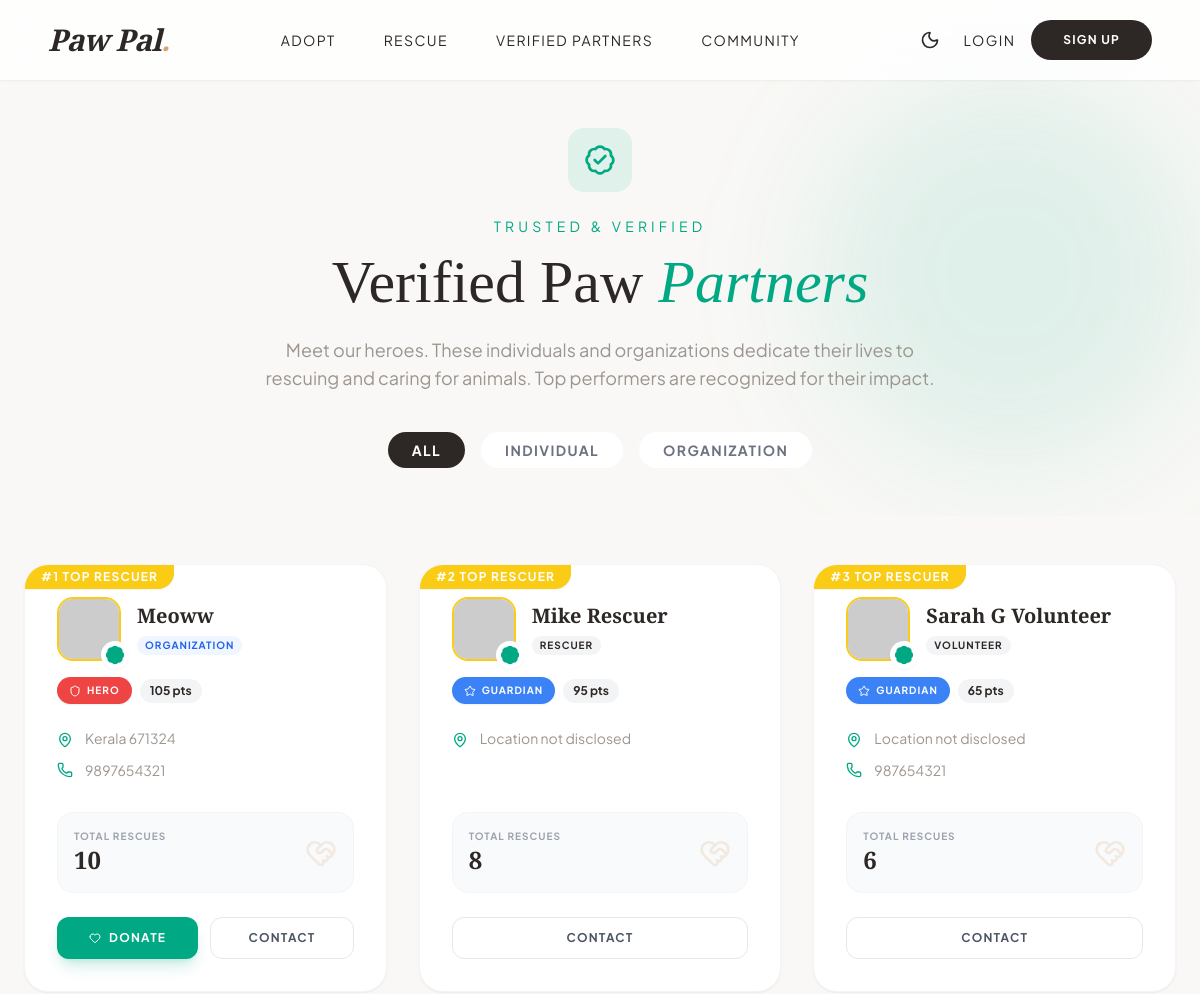
The app's page /centers.php (upper part), older data.
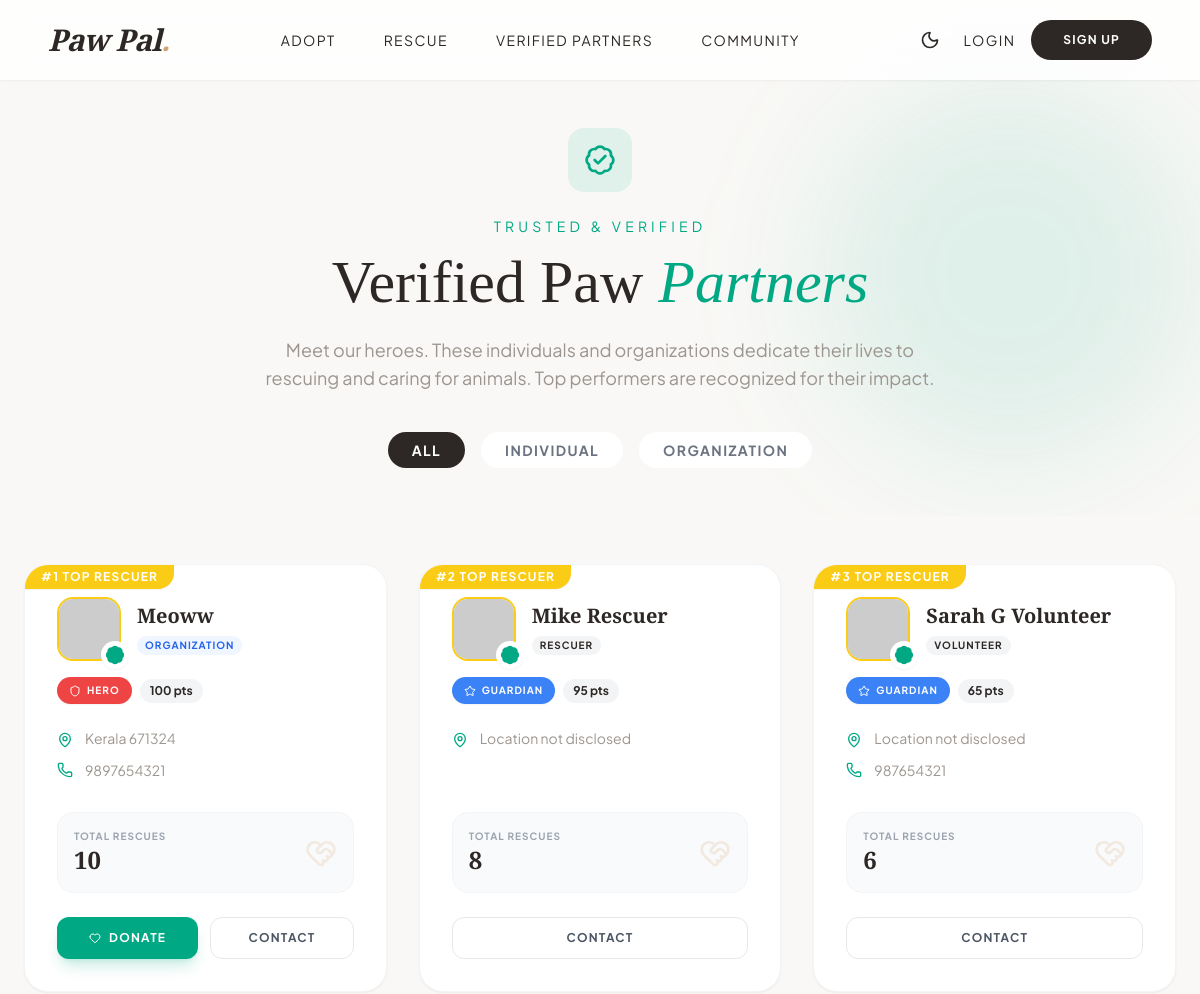
The same page, newer data.
### tables this page shows
CREATE TABLE `users` (
  `id` int(11) NOT NULL,
  `username` varchar(50) NOT NULL,
  `email` varchar(100) NOT NULL,
  `password` varchar(255) NOT NULL,
  `phone` varchar(20) DEFAULT NULL,
  `address` text DEFAULT NULL,
  `role` enum('user','admin','volunteer','rescuer','organization') DEFAULT 'user',
  `is_verified` tinyint(1) DEFAULT 0,
  `created_at` timestamp NOT NULL DEFAULT current_timestamp(),
  `gender` varchar(20) DEFAULT NULL,
  `dob` date DEFAULT NULL,
  `profile_image` varchar(255) DEFAULT NULL,
  `lives_saved` int(11) DEFAULT 0,
  `organization_name` varchar(150) DEFAULT NULL,
  `reset_token` varchar(255) DEFAULT NULL,
  `reset_expiry` datetime DEFAULT NULL
);

### includes/pagination.php (called while the page is built, shortened)
<?php
function getPaginationData($totalItems, $perPage = 9, $currentPage = 1)
{
    $totalPages = max(1, ceil($totalItems / $perPage));
    $currentPage = max(1, min($currentPage, $totalPages));
    $offset = ($currentPage - 1) * $perPage;
    return [
        'totalPages' => $totalPages,
        'offset' => $offset,
        'currentPage' => $currentPage,
        'perPage' => $perPage,
        'totalItems' => $totalItems
    ];
}
?>

### centers.php (the view, shortened to what the changed rows need)
<?php
include 'config.php';
include_once 'includes/pagination.php';
$sql = "SELECT *,
    CASE
        WHEN role = 'organization' THEN 'Organization'
        ELSE 'Individual'
    END AS effective_type
    FROM users WHERE is_verified = 1 AND role != 'admin'";
$sql .= " ORDER BY lives_saved DESC";
$countSql2 = "SELECT COUNT(*) as total FROM users WHERE is_verified = 1 AND role != 'admin'";
$totalItems = $conn->query($countSql2)->fetch_assoc()['total'];
$currentPage = isset($_GET['page']) ? (int) $_GET['page'] : 1;
$pagination = getPaginationData($totalItems, 9, $currentPage);
$sql .= " LIMIT {$pagination['perPage']} OFFSET {$pagination['offset']}";
$centers = $conn->query($sql);
function calculatePawScore($conn, $userId, $livesSaved)
{
    $score = 0;
    $score += $livesSaved * 10;
    $rescuesDone = $conn->query("SELECT COUNT(*) as cnt FROM rescue_reports WHERE assigned_to = $userId AND status IN ('Rescued','Closed')");
    if ($rescuesDone) {
        $row = $rescuesDone->fetch_assoc();
        $score += ($row['cnt'] ?? 0) * 15;
    }
    $reportsFiled = $conn->query("SELECT COUNT(*) as cnt FROM rescue_reports WHERE reporter_id = $userId");
    if ($reportsFiled) {
        $row = $reportsFiled->fetch_assoc();
        $score += ($row['cnt'] ?? 0) * 5;
    }
    $petsListed = $conn->query("SELECT COUNT(*) as cnt FROM pets WHERE added_by = $userId");
    if ($petsListed) {
        $row = $petsListed->fetch_assoc();
        $score += ($row['cnt'] ?? 0) * 5;
    }
    $blogs = $conn->query("SELECT COUNT(*) as cnt FROM blogs WHERE author_id = $userId AND status='approved'");
    if ($blogs) {
        $row = $blogs->fetch_assoc();
        $score += ($row['cnt'] ?? 0) * 3;
    }
    return $score;
}
function getBadgeInfo($score)
{
    if ($score >= 100)
        return ['title' => 'Hero', 'color' => 'bg-red-500 text-white', 'icon' => 'shield'];
    if ($score >= 50)
        return ['title' => 'Guardian', 'color' => 'bg-blue-500 text-white', 'icon' => 'star'];
    if ($score >= 20)
        return ['title' => 'Rising Star', 'color' => 'bg-green-500 text-white', 'icon' => 'trending-up'];
    return ['title' => 'Newcomer', 'color' => 'bg-gray-400 text-white', 'icon' => 'sparkles'];
}
include 'includes/header.php';
?>
<section class="pt-32 pb-12 px-6 relative overflow-hidden bg-paw-bg/30">
    <div class="max-w-4xl mx-auto text-center relative z-10">
        <h1 class="font-serif text-5xl md:text-6xl text-paw-dark mb-6">
            Verified Paw <span class="italic text-paw-verified">Partners</span>
        </h1>
    </div>
</section>
<section class="py-12 px-6">
    <div class="max-w-7xl mx-auto">
        <div class="grid md:grid-cols-2 lg:grid-cols-3 gap-8">
            <?php
            $rank = $pagination['offset'] + 1;
            while ($center = $centers->fetch_assoc()):
                $isTop3 = $rank <= 3;
                $pawScore = calculatePawScore($conn, $center['id'], $center['lives_saved']);
                $badge = getBadgeInfo($pawScore);
                $displayName = !empty($center['organization_name']) ? $center['organization_name'] : $center['username'];
                $effectiveType = $center['effective_type'] ?? 'Individual';
                ?>
                <div
                    class="bg-white rounded-3xl p-8 shadow-sm hover:shadow-xl transition-all duration-300 border border-gray-100 relative overflow-hidden group flex flex-col">
                    <?php if ($isTop3): ?>
                        <div
                            class="absolute top-0 left-0 bg-yellow-400 text-white px-4 py-1 rounded-br-2xl text-xs font-bold uppercase tracking-widest shadow-sm z-20">
                            #<?php echo $rank; ?> Top Rescuer
                        </div>
                    <?php endif; ?>
                    <div class="relative z-10 flex-1">
                        <div class="flex items-center gap-4 mb-4">
                            <div class="relative w-16 h-16 flex-shrink-0">
                                <img src="<?php
                                $imgSrc = 'https://api.dicebear.com/9.x/toon-head/svg?seed=' . urlencode($center['username']);
                                if (!empty($center['profile_image'])) {
                                    if (strpos($center['profile_image'], 'http') === 0) {
                                        $imgSrc = $center['profile_image'];
                                    } else {
                                        if (file_exists('uploads/users/' . $center['profile_image'])) {
                                            $imgSrc = 'uploads/users/' . rawurlencode($center['profile_image']);
                                        }
                                    }
                                }
                                echo $imgSrc;
                                ?>"
                                    class="w-full h-full object-cover rounded-2xl border-2 <?php echo $isTop3 ? 'border-yellow-400' : 'border-gray-100'; ?>">
                                <div class="absolute -bottom-2 -right-2 bg-white rounded-full p-1 shadow-sm">
                                    <i data-lucide="badge-check" class="w-5 h-5 text-paw-verified fill-current"></i>
                                </div>
                            </div>
                            <div>
                                <h3 class="font-serif text-xl font-bold leading-tight text-paw-dark">
                                    <?php echo htmlspecialchars($displayName); ?>
                                </h3>
                                <div class="flex flex-col gap-1 mt-1">
                                    <div class="flex items-center gap-2 mt-1">
                                        <?php if ($effectiveType === 'Organization'): ?>
                                            <span
                                                class="text-[10px] uppercase tracking-widest font-bold px-2 py-0.5 rounded-full bg-blue-50 text-blue-600">
                                                Organization
                                            </span>
                                        <?php endif; ?>
                                    </div>
                                </div>
                            </div>
                        </div>
                        <div class="flex items-center gap-2 mb-6">
                            <span
                                class="inline-flex items-center gap-1.5 px-3 py-1.5 rounded-full text-[10px] font-bold uppercase tracking-widest <?php echo $badge['color']; ?> shadow-sm">
                                <i data-lucide="<?php echo $badge['icon']; ?>" class="w-3 h-3"></i>
                                <?php echo $badge['title']; ?>
                            </span>
                            <span class="text-xs font-bold text-paw-dark bg-gray-100 px-2.5 py-1 rounded-full">
                                <?php echo $pawScore; ?> pts
                            </span>
                        </div>
                        <div class="space-y-3 mb-8">
                            <div class="flex items-start gap-3 text-paw-gray">
                                <i data-lucide="map-pin" class="w-4 h-4 flex-shrink-0 mt-1 text-paw-verified"></i>
                                <span class="text-sm">
                                    <?php echo htmlspecialchars($center['address'] ?? 'Location not disclosed'); ?>
                                </span>
                            </div>
                            <?php if (!empty($center['phone'])): ?>
                                <div class="flex items-center gap-3 text-paw-gray">
                                    <i data-lucide="phone" class="w-4 h-4 flex-shrink-0 text-paw-verified"></i>
                                    <span class="text-sm">
                                        <?php echo htmlspecialchars($center['phone']); ?>
                                    </span>
                                </div>
                            <?php endif; ?>
                        </div>
                    </div>
                    <div class="bg-gray-50 rounded-2xl p-4 mb-6 border border-gray-100 flex items-center justify-between">
                        <div>
                            <p class="text-[10px] font-bold uppercase tracking-widest text-gray-400">Total Rescues</p>
                            <p class="font-serif text-2xl font-bold text-paw-dark"><?php echo $center['lives_saved']; ?></p>
                        </div>
                        <i data-lucide="heart-handshake" class="w-8 h-8 text-paw-accent/20"></i>
                    </div>
                    <div class="flex gap-3 mt-auto">
                        <?php if ($effectiveType === 'Organization'): ?>
                            <a href="donate.php?id=<?php echo $center['id']; ?>"
                                class="flex-1 py-3 bg-paw-verified text-white rounded-xl text-xs uppercase tracking-widest font-bold hover:bg-paw-dark transition-colors text-center shadow-lg shadow-paw-verified/20 flex items-center justify-center gap-2">
                                <i data-lucide="heart" class="w-3 h-3"></i> Donate
                            </a>
                        <?php endif; ?>
                        <a href="mailto:<?php echo $center['email']; ?>"
                            class="flex-1 py-3 border border-gray-200 text-gray-600 rounded-xl text-xs uppercase tracking-widest font-bold hover:bg-gray-50 transition-colors text-center">
                            Contact
                        </a>
                    </div>
                </div>
                <?php
                $rank++;
            endwhile;
            ?>
        </div>
    </div>
</section>
<?php include 'includes/footer.php'; ?>

Row changes from the older to the newer data that the page shows:
changed users "Meoww": pawScore "105" → "100"
